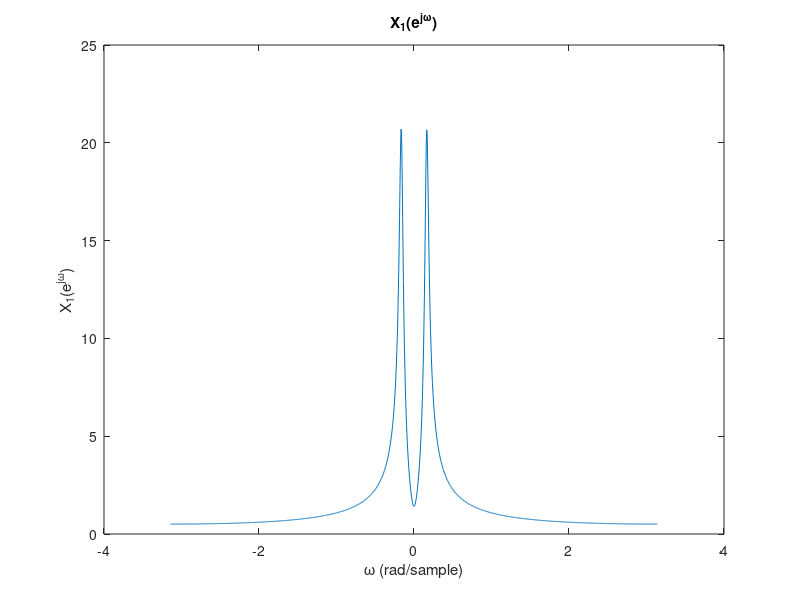

The MATLAB source for this figure:
clear;
close all;

a = 0.12;
Omega_1 = 0.25 * pi;
T = 1 / 4.8;

Omega = -pi:0.005:pi;

num = [1 -exp(-a*T)*cos(Omega_1*T) 0];
den = [1 -2*exp(-a*T)*cos(Omega_1*T) exp(-2*a*T)];
h = freqz(num, den, Omega);

plot(Omega, abs(h));

title('X_1(e^{j\omega})');
xlabel('\omega (rad/sample)');
ylabel('X_1(e^{j\omega})');
